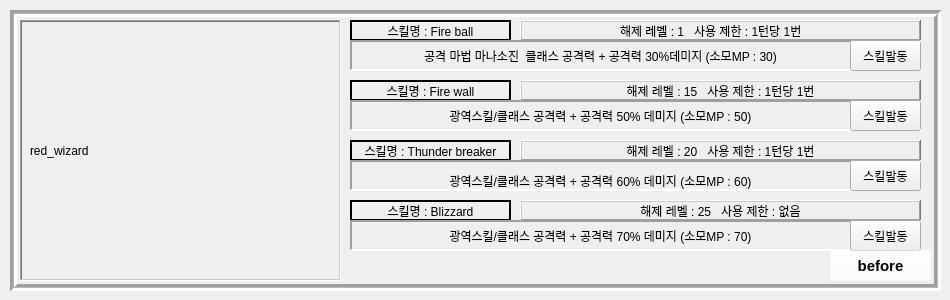
   <widget class="QWidget" name="page_wizard_red_3">
    <widget class="QFrame" name="frame_8">
     <property name="geometry">
      <rect>
       <x>10</x>
       <y>10</y>
       <width>931</width>
       <height>281</height>
      </rect>
     </property>
     <property name="frameShape">
      <enum>QFrame::Box</enum>
     </property>
     <property name="frameShadow">
      <enum>QFrame::Sunken</enum>
     </property>
     <property name="lineWidth">
      <number>3</number>
     </property>
     <property name="midLineWidth">
      <number>1</number>
     </property>
     <widget class="QFrame" name="frame_1_49">
      <property name="geometry">
       <rect>
        <x>340</x>
        <y>10</y>
        <width>161</width>
        <height>21</height>
       </rect>
      </property>
      <property name="frameShape">
       <enum>QFrame::StyledPanel</enum>
      </property>
      <property name="frameShadow">
       <enum>QFrame::Raised</enum>
      </property>
      <widget class="QLabel" name="skill_name_18">
       <property name="geometry">
        <rect>
         <x>0</x>
         <y>0</y>
         <width>161</width>
         <height>21</height>
        </rect>
       </property>
       <property name="frameShape">
        <enum>QFrame::WinPanel</enum>
       </property>
       <property name="text">
        <string>스킬명 : Fire ball</string>
       </property>
       <property name="alignment">
        <set>Qt::AlignCenter</set>
       </property>
      </widget>
     </widget>
     <widget class="QFrame" name="frame_1_50">
      <property name="geometry">
       <rect>
        <x>510</x>
        <y>10</y>
        <width>401</width>
        <height>21</height>
       </rect>
      </property>
      <property name="frameShape">
       <enum>QFrame::WinPanel</enum>
      </property>
      <property name="frameShadow">
       <enum>QFrame::Raised</enum>
      </property>
      <widget class="QLabel" name="skill_info_18">
       <property name="geometry">
        <rect>
         <x>100</x>
         <y>0</y>
         <width>401</width>
         <height>21</height>
        </rect>
       </property>
       <property name="text">
        <string>해제 레벨 : 1   사용 제한 : 1턴당 1번</string>
       </property>
       <property name="alignment">
        <set>Qt::AlignJustify|Qt::AlignVCenter</set>
       </property>
      </widget>
     </widget>
     <widget class="QFrame" name="frame_1_51">
      <property name="geometry">
       <rect>
        <x>340</x>
        <y>30</y>
        <width>571</width>
        <height>31</height>
       </rect>
      </property>
      <property name="frameShape">
       <enum>QFrame::Panel</enum>
      </property>
      <property name="frameShadow">
       <enum>QFrame::Sunken</enum>
      </property>
      <property name="lineWidth">
       <number>2</number>
      </property>
      <property name="midLineWidth">
       <number>3</number>
      </property>
      <widget class="QPushButton" name="skill_btn_wizard_red_fire_ball">
       <property name="geometry">
        <rect>
         <x>500</x>
         <y>0</y>
         <width>71</width>
         <height>31</height>
        </rect>
       </property>
       <property name="text">
        <string>스킬발동</string>
       </property>
      </widget>
      <widget class="QLabel" name="skill_info_1_17">
       <property name="geometry">
        <rect>
         <x>10</x>
         <y>5</y>
         <width>481</width>
         <height>21</height>
        </rect>
       </property>
       <property name="text">
        <string>공격 마법 마나소진  클래스 공격력 + 공격력 30%데미지 (소모MP : 30)</string>
       </property>
       <property name="alignment">
        <set>Qt::AlignCenter</set>
       </property>
      </widget>
     </widget>
     <widget class="QFrame" name="frame_1_52">
      <property name="geometry">
       <rect>
        <x>340</x>
        <y>70</y>
        <width>161</width>
        <height>21</height>
       </rect>
      </property>
      <property name="frameShape">
       <enum>QFrame::StyledPanel</enum>
      </property>
      <property name="frameShadow">
       <enum>QFrame::Raised</enum>
      </property>
      <widget class="QLabel" name="skill_name_19">
       <property name="geometry">
        <rect>
         <x>0</x>
         <y>0</y>
         <width>161</width>
         <height>21</height>
        </rect>
       </property>
       <property name="frameShape">
        <enum>QFrame::WinPanel</enum>
       </property>
       <property name="text">
        <string>스킬명 : Fire wall</string>
       </property>
       <property name="alignment">
        <set>Qt::AlignCenter</set>
       </property>
      </widget>
     </widget>
     <widget class="QFrame" name="frame_1_53">
      <property name="geometry">
       <rect>
        <x>340</x>
        <y>130</y>
        <width>161</width>
        <height>21</height>
       </rect>
      </property>
      <property name="frameShape">
       <enum>QFrame::StyledPanel</enum>
      </property>
      <property name="frameShadow">
       <enum>QFrame::Raised</enum>
      </property>
      <widget class="QLabel" name="skill_name_20">
       <property name="geometry">
        <rect>
         <x>0</x>
         <y>0</y>
         <width>161</width>
         <height>21</height>
        </rect>
       </property>
       <property name="frameShape">
        <enum>QFrame::WinPanel</enum>
       </property>
       <property name="text">
        <string>스킬명 : Thunder breaker</string>
       </property>
       <property name="alignment">
        <set>Qt::AlignCenter</set>
       </property>
      </widget>
     </widget>
     <widget class="QFrame" name="frame_1_54">
      <property name="geometry">
       <rect>
        <x>510</x>
        <y>70</y>
        <width>401</width>
        <height>21</height>
       </rect>
      </property>
      <property name="frameShape">
       <enum>QFrame::WinPanel</enum>
      </property>
      <property name="frameShadow">
       <enum>QFrame::Raised</enum>
      </property>
      <widget class="QLabel" name="skill_info_19">
       <property name="geometry">
        <rect>
         <x>0</x>
         <y>0</y>
         <width>401</width>
         <height>21</height>
        </rect>
       </property>
       <property name="text">
        <string>해제 레벨 : 15   사용 제한 : 1턴당 1번</string>
       </property>
       <property name="alignment">
        <set>Qt::AlignCenter</set>
       </property>
      </widget>
     </widget>
     <widget class="QFrame" name="frame_1_55">
      <property name="geometry">
       <rect>
        <x>510</x>
        <y>130</y>
        <width>401</width>
        <height>21</height>
       </rect>
      </property>
      <property name="frameShape">
       <enum>QFrame::WinPanel</enum>
      </property>
      <property name="frameShadow">
       <enum>QFrame::Raised</enum>
      </property>
      <widget class="QLabel" name="skill_info_20">
       <property name="geometry">
        <rect>
         <x>0</x>
         <y>0</y>
         <width>401</width>
         <height>21</height>
        </rect>
       </property>
       <property name="text">
        <string>해제 레벨 : 20   사용 제한 : 1턴당 1번</string>
       </property>
       <property name="alignment">
        <set>Qt::AlignCenter</set>
       </property>
      </widget>
     </widget>
     <widget class="QFrame" name="frame_1_56">
      <property name="geometry">
       <rect>
        <x>340</x>
        <y>90</y>
        <width>571</width>
        <height>31</height>
       </rect>
      </property>
      <property name="frameShape">
       <enum>QFrame::Panel</enum>
      </property>
      <property name="frameShadow">
       <enum>QFrame::Sunken</enum>
      </property>
      <property name="lineWidth">
       <number>2</number>
      </property>
      <property name="midLineWidth">
       <number>3</number>
      </property>
      <widget class="QPushButton" name="skill_btn_wizard_red_fire_wall">
       <property name="geometry">
        <rect>
         <x>500</x>
         <y>0</y>
         <width>71</width>
         <height>31</height>
        </rect>
       </property>
       <property name="text">
        <string>스킬발동</string>
       </property>
      </widget>
      <widget class="QLabel" name="skill_info_1_18">
       <property name="geometry">
        <rect>
         <x>10</x>
         <y>5</y>
         <width>481</width>
         <height>21</height>
        </rect>
       </property>
       <property name="text">
        <string>광역스킬/클래스 공격력 + 공격력 50% 데미지 (소모MP : 50)</string>
       </property>
       <property name="alignment">
        <set>Qt::AlignCenter</set>
       </property>
      </widget>
     </widget>
     <widget class="QFrame" name="frame_1_57">
      <property name="geometry">
       <rect>
        <x>340</x>
        <y>150</y>
        <width>571</width>
        <height>31</height>
       </rect>
      </property>
      <property name="frameShape">
       <enum>QFrame::Panel</enum>
      </property>
      <property name="frameShadow">
       <enum>QFrame::Sunken</enum>
      </property>
      <property name="lineWidth">
       <number>2</number>
      </property>
      <property name="midLineWidth">
       <number>3</number>
      </property>
      <widget class="QPushButton" name="skill_btn_wizard_red_thunder_breaker">
       <property name="geometry">
        <rect>
         <x>500</x>
         <y>0</y>
         <width>71</width>
         <height>31</height>
        </rect>
       </property>
       <property name="text">
        <string>스킬발동</string>
       </property>
      </widget>
      <widget class="QLabel" name="skill_info_1_19">
       <property name="geometry">
        <rect>
         <x>10</x>
         <y>10</y>
         <width>481</width>
         <height>21</height>
        </rect>
       </property>
       <property name="text">
        <string>광역스킬/클래스 공격력 + 공격력 60% 데미지 (소모MP : 60)</string>
       </property>
       <property name="alignment">
        <set>Qt::AlignCenter</set>
       </property>
      </widget>
     </widget>
     <widget class="QFrame" name="frame_1_58">
      <property name="geometry">
       <rect>
        <x>340</x>
        <y>190</y>
        <width>161</width>
        <height>21</height>
       </rect>
      </property>
      <property name="frameShape">
       <enum>QFrame::StyledPanel</enum>
      </property>
      <property name="frameShadow">
       <enum>QFrame::Raised</enum>
      </property>
      <widget class="QLabel" name="skill_name_21">
       <property name="geometry">
        <rect>
         <x>0</x>
         <y>0</y>
         <width>161</width>
         <height>21</height>
        </rect>
       </property>
       <property name="frameShape">
        <enum>QFrame::WinPanel</enum>
       </property>
       <property name="text">
        <string>스킬명 : Blizzard</string>
       </property>
       <property name="alignment">
        <set>Qt::AlignCenter</set>
       </property>
      </widget>
     </widget>
     <widget class="QFrame" name="frame_1_59">
      <property name="geometry">
       <rect>
        <x>510</x>
        <y>190</y>
        <width>401</width>
        <height>21</height>
       </rect>
      </property>
      <property name="frameShape">
       <enum>QFrame::WinPanel</enum>
      </property>
      <property name="frameShadow">
       <enum>QFrame::Raised</enum>
      </property>
      <widget class="QLabel" name="skill_info_21">
       <property name="geometry">
        <rect>
         <x>0</x>
         <y>0</y>
         <width>401</width>
         <height>21</height>
        </rect>
       </property>
       <property name="text">
        <string>해제 레벨 : 25   사용 제한 : 없음</string>
       </property>
       <property name="alignment">
        <set>Qt::AlignCenter</set>
       </property>
      </widget>
     </widget>
     <widget class="QFrame" name="frame_1_60">
      <property name="geometry">
       <rect>
        <x>340</x>
        <y>210</y>
        <width>571</width>
        <height>31</height>
       </rect>
      </property>
      <property name="frameShape">
       <enum>QFrame::Panel</enum>
      </property>
      <property name="frameShadow">
       <enum>QFrame::Sunken</enum>
      </property>
      <property name="lineWidth">
       <number>2</number>
      </property>
      <property name="midLineWidth">
       <number>3</number>
      </property>
      <widget class="QPushButton" name="skill_btn_wizard_red_blizzard">
       <property name="geometry">
        <rect>
         <x>500</x>
         <y>0</y>
         <width>71</width>
         <height>31</height>
        </rect>
       </property>
       <property name="text">
        <string>스킬발동</string>
       </property>
      </widget>
      <widget class="QLabel" name="skill_info_1_20">
       <property name="geometry">
        <rect>
         <x>10</x>
         <y>5</y>
         <width>481</width>
         <height>21</height>
        </rect>
       </property>
       <property name="text">
        <string>광역스킬/클래스 공격력 + 공격력 70% 데미지 (소모MP : 70)</string>
       </property>
       <property name="alignment">
        <set>Qt::AlignCenter</set>
       </property>
      </widget>
     </widget>
     <widget class="QPushButton" name="before2_red">
      <property name="geometry">
       <rect>
        <x>820</x>
        <y>240</y>
        <width>101</width>
        <height>31</height>
       </rect>
      </property>
      <property name="font">
       <font>
        <pointsize>11</pointsize>
        <weight>75</weight>
        <bold>true</bold>
       </font>
      </property>
      <property name="styleSheet">
       <string notr="true">background-color:rgba(255, 255, 255, 0)</string>
      </property>
      <property name="text">
       <string>before</string>
      </property>
     </widget>
     <widget class="QFrame" name="lb_frame_7">
      <property name="geometry">
       <rect>
        <x>10</x>
        <y>10</y>
        <width>321</width>
        <height>261</height>
       </rect>
      </property>
      <property name="frameShape">
       <enum>QFrame::WinPanel</enum>
      </property>
      <property name="frameShadow">
       <enum>QFrame::Sunken</enum>
      </property>
      <property name="lineWidth">
       <number>2</number>
      </property>
      <widget class="QLabel" name="gif_3_1">
       <property name="geometry">
        <rect>
         <x>10</x>
         <y>10</y>
         <width>301</width>
         <height>241</height>
        </rect>
       </property>
       <property name="text">
        <string>red_wizard</string>
       </property>
      </widget>
     </widget>
     <widget class="QLabel" name="label_213">
      <property name="geometry">
       <rect>
        <x>580</x>
        <y>230</y>
        <width>41</width>
        <height>41</height>
       </rect>
      </property>
      <property name="text">
       <string/>
      </property>
      <property name="pixmap">
       <pixmap>../../../../Downloads/Map_tile_134.png</pixmap>
      </property>
      <property name="scaledContents">
       <bool>true</bool>
      </property>
     </widget>
     <widget class="QLabel" name="label_212">
      <property name="geometry">
       <rect>
        <x>740</x>
        <y>230</y>
        <width>41</width>
        <height>41</height>
       </rect>
      </property>
      <property name="text">
       <string/>
      </property>
      <property name="pixmap">
       <pixmap>../../../../Downloads/Map_tile_134.png</pixmap>
      </property>
      <property name="scaledContents">
       <bool>true</bool>
      </property>
     </widget>
     <widget class="QLabel" name="label_210">
      <property name="geometry">
       <rect>
        <x>780</x>
        <y>230</y>
        <width>41</width>
        <height>41</height>
       </rect>
      </property>
      <property name="text">
       <string/>
      </property>
      <property name="pixmap">
       <pixmap>../../../../Downloads/Map_tile_134.png</pixmap>
      </property>
      <property name="scaledContents">
       <bool>true</bool>
      </property>
     </widget>
     <widget class="QLabel" name="label_204">
      <property name="geometry">
       <rect>
        <x>620</x>
        <y>230</y>
        <width>41</width>
        <height>41</height>
       </rect>
      </property>
      <property name="text">
       <string/>
      </property>
      <property name="pixmap">
       <pixmap>../../../../Downloads/Map_tile_134.png</pixmap>
      </property>
      <property name="scaledContents">
       <bool>true</bool>
      </property>
     </widget>
     <widget class="QLabel" name="label_207">
      <property name="geometry">
       <rect>
        <x>660</x>
        <y>230</y>
        <width>41</width>
        <height>41</height>
       </rect>
      </property>
      <property name="text">
       <string/>
      </property>
      <property name="pixmap">
       <pixmap>../../../../Downloads/Map_tile_134.png</pixmap>
      </property>
      <property name="scaledContents">
       <bool>true</bool>
      </property>
     </widget>
     <widget class="QLabel" name="label_211">
      <property name="geometry">
       <rect>
        <x>500</x>
        <y>230</y>
        <width>41</width>
        <height>41</height>
       </rect>
      </property>
      <property name="text">
       <string/>
      </property>
      <property name="pixmap">
       <pixmap>../../../../Downloads/Map_tile_134.png</pixmap>
      </property>
      <property name="scaledContents">
       <bool>true</bool>
      </property>
     </widget>
     <widget class="QLabel" name="label_203">
      <property name="geometry">
       <rect>
        <x>460</x>
        <y>230</y>
        <width>41</width>
        <height>41</height>
       </rect>
      </property>
      <property name="text">
       <string/>
      </property>
      <property name="pixmap">
       <pixmap>../../../../Downloads/Map_tile_134.png</pixmap>
      </property>
      <property name="scaledContents">
       <bool>true</bool>
      </property>
     </widget>
     <widget class="QLabel" name="label_209">
      <property name="geometry">
       <rect>
        <x>700</x>
        <y>230</y>
        <width>41</width>
        <height>41</height>
       </rect>
      </property>
      <property name="text">
       <string/>
      </property>
      <property name="pixmap">
       <pixmap>../../../../Downloads/Map_tile_134.png</pixmap>
      </property>
      <property name="scaledContents">
       <bool>true</bool>
      </property>
     </widget>
     <widget class="QLabel" name="label_208">
      <property name="geometry">
       <rect>
        <x>380</x>
        <y>230</y>
        <width>41</width>
        <height>41</height>
       </rect>
      </property>
      <property name="text">
       <string/>
      </property>
      <property name="pixmap">
       <pixmap>../../../../Downloads/Map_tile_134.png</pixmap>
      </property>
      <property name="scaledContents">
       <bool>true</bool>
      </property>
     </widget>
     <widget class="QLabel" name="label_202">
      <property name="geometry">
       <rect>
        <x>340</x>
        <y>230</y>
        <width>41</width>
        <height>41</height>
       </rect>
      </property>
      <property name="text">
       <string/>
      </property>
      <property name="pixmap">
       <pixmap>../../../../Downloads/Map_tile_134.png</pixmap>
      </property>
      <property name="scaledContents">
       <bool>true</bool>
      </property>
     </widget>
     <widget class="QLabel" name="label_206">
      <property name="geometry">
       <rect>
        <x>540</x>
        <y>230</y>
        <width>41</width>
        <height>41</height>
       </rect>
      </property>
      <property name="text">
       <string/>
      </property>
      <property name="pixmap">
       <pixmap>../../../../Downloads/Map_tile_134.png</pixmap>
      </property>
      <property name="scaledContents">
       <bool>true</bool>
      </property>
     </widget>
     <widget class="QLabel" name="label_205">
      <property name="geometry">
       <rect>
        <x>420</x>
        <y>230</y>
        <width>41</width>
        <height>41</height>
       </rect>
      </property>
      <property name="text">
       <string/>
      </property>
      <property name="pixmap">
       <pixmap>../../../../Downloads/Map_tile_134.png</pixmap>
      </property>
      <property name="scaledContents">
       <bool>true</bool>
      </property>
     </widget>
    </widget>
   </widget>
